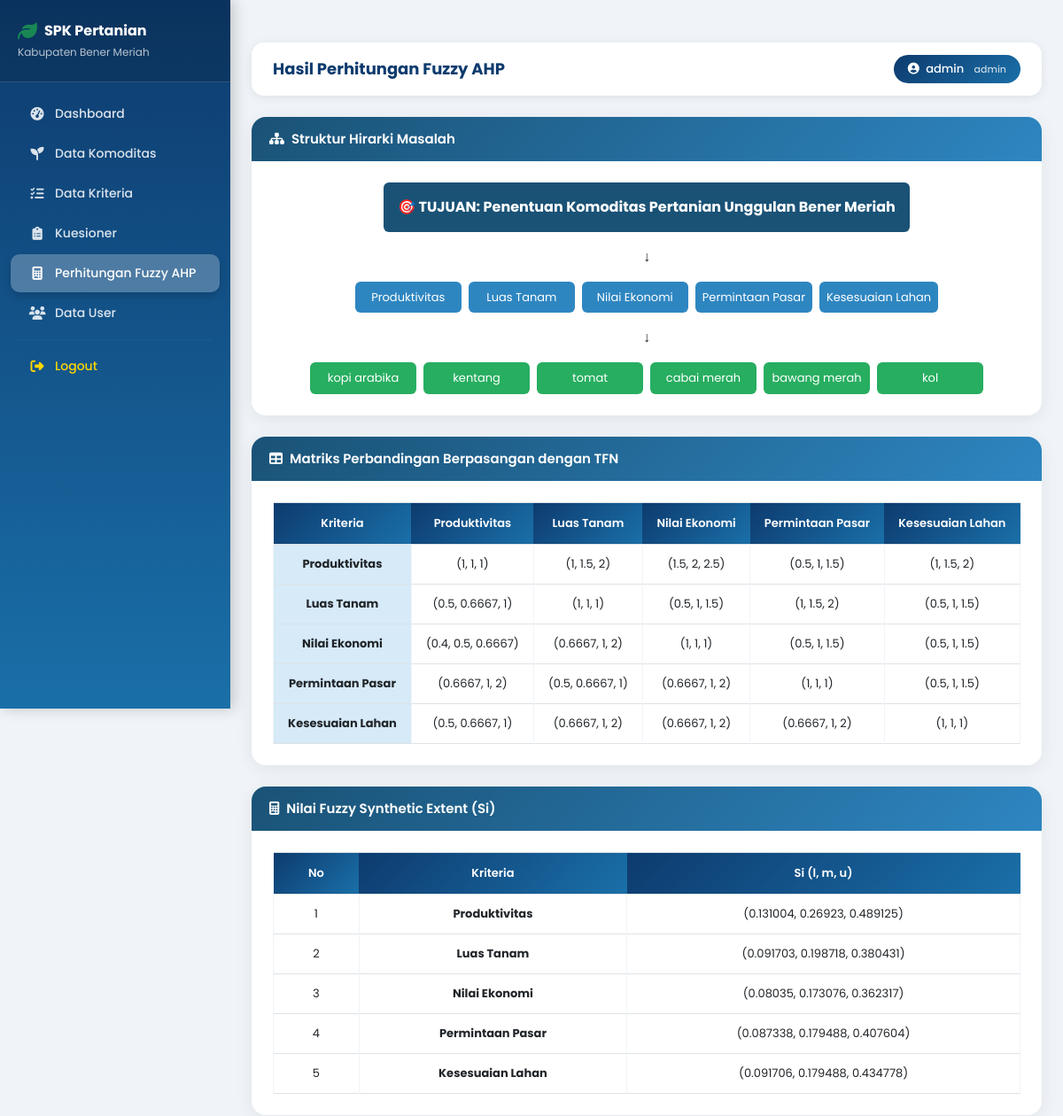
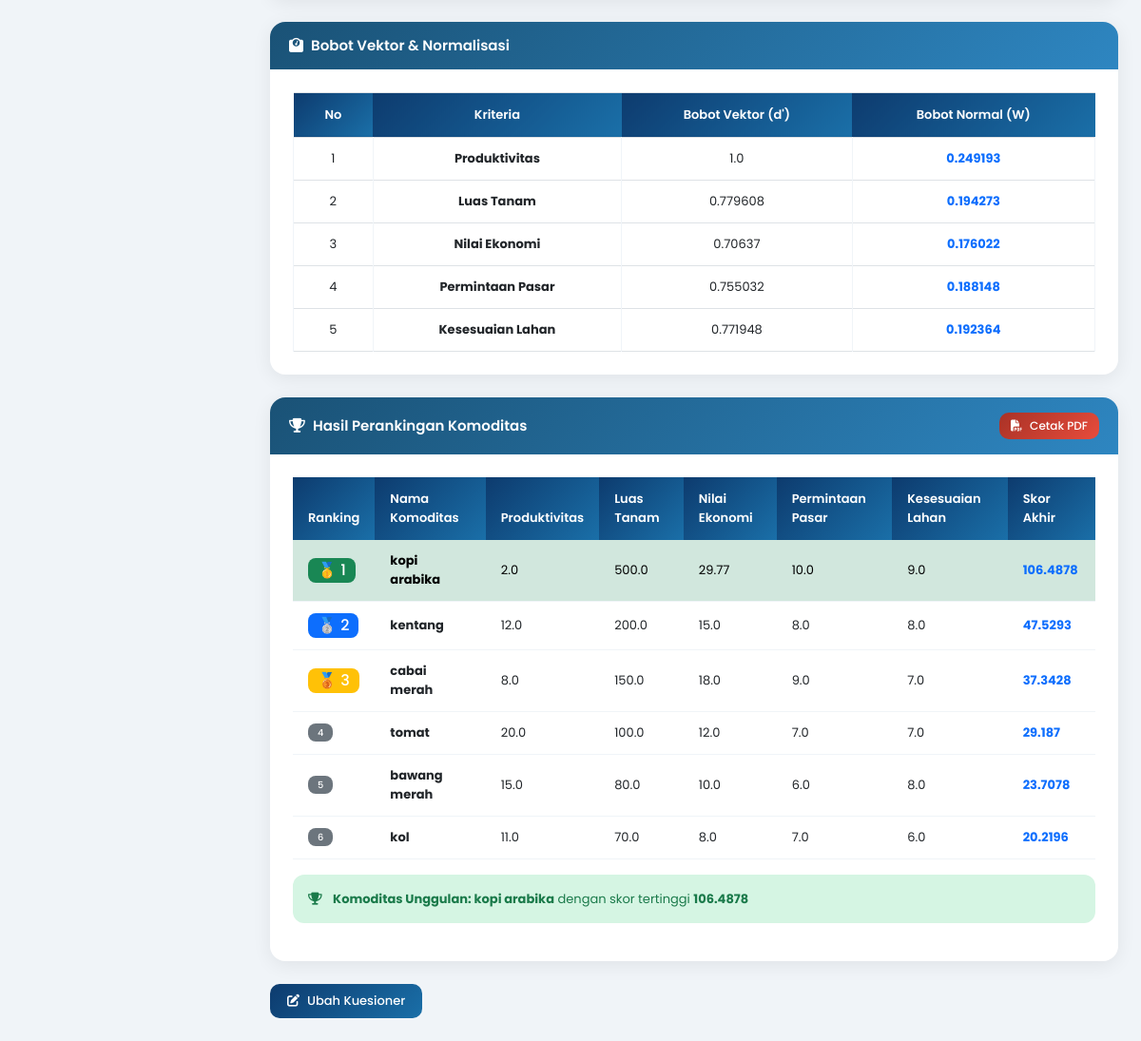
The page /perhitungan-fuzzy (signed in) on the database its author committed (2 pictures, top to bottom).
### models.py (models this page shows)
class User(UserMixin, db.Model):
    id = db.Column(db.Integer, primary_key=True)
    username = db.Column(db.String(100), unique=True, nullable=False)
    password = db.Column(db.String(200), nullable=False)
    role = db.Column(db.String(20), default='admin')

class Kriteria(db.Model):
    id = db.Column(db.Integer, primary_key=True)
    nama = db.Column(db.String(100), nullable=False)
    bobot = db.Column(db.Float, nullable=False)

class Komoditas(db.Model):
    id = db.Column(db.Integer, primary_key=True)
    nama = db.Column(db.String(100), nullable=False)
    produktivitas = db.Column(db.Float, nullable=False)
    luas_tanam = db.Column(db.Float, nullable=False)
    nilai_ekonomi = db.Column(db.Float, nullable=False)
    permintaan_pasar = db.Column(db.Float, nullable=False)
    kesesuaian_lahan = db.Column(db.Float, nullable=False)

### routes.py (the view)
@app.route('/perhitungan-fuzzy')
@login_required
def perhitungan_fuzzy():
    from fuzzy_ahp import hitung_fuzzy_ahp, hitung_skor_komoditas
    kriteria_list = Kriteria.query.all()
    komoditas_list = Komoditas.query.all()
    if not kriteria_list or not komoditas_list:
        flash('Data kriteria atau komoditas belum lengkap!', 'warning')
        return redirect(url_for('dashboard'))
    data_matriks = MatriksPerbandingan.query.all()
    if not data_matriks:
        flash('Silakan isi kuesioner terlebih dahulu!', 'warning')
        return redirect(url_for('kuesioner'))
    matriks_nilai = {}
    for m in data_matriks:
        idx_baris = next((i for i, k in enumerate(kriteria_list) if k.id == m.kriteria_baris_id), None)
        idx_kolom = next((i for i, k in enumerate(kriteria_list) if k.id == m.kriteria_kolom_id), None)
        if idx_baris is not None and idx_kolom is not None and idx_baris < idx_kolom:
            matriks_nilai[(idx_baris, idx_kolom)] = m.nilai
    hasil = hitung_fuzzy_ahp(matriks_nilai, len(kriteria_list))
    skor_komoditas = hitung_skor_komoditas(komoditas_list, hasil['bobot_normal'], kriteria_list)
    for i, k in enumerate(kriteria_list):
        k.bobot = hasil['bobot_normal'][i]
    db.session.commit()
    return render_template('perhitungan_fuzzy.html',
                           kriteria_list=kriteria_list,
                           komoditas_list=komoditas_list,
                           hasil=hasil,
                           skor_komoditas=skor_komoditas,
                           enumerate=enumerate)

### templates/perhitungan_fuzzy.html
{% extends 'base.html' %}
{% block page_title %}Hasil Perhitungan Fuzzy AHP{% endblock %}
{% block content %}
<div class="card mb-4">
    <div class="card-header" style="background: linear-gradient(135deg, #1a5276, #2e86c1);">
        <h5 class="text-white mb-0"><i class="fas fa-sitemap me-2"></i>Struktur Hirarki Masalah</h5>
    </div>
    <div class="card-body p-4 text-center">
        <div class="d-flex justify-content-center align-items-center flex-column">
            <div class="p-3 rounded text-white fw-bold mb-3" style="background:#1a5276; min-width:300px;">
                🎯 TUJUAN: Penentuan Komoditas Pertanian Unggulan Bener Meriah
            </div>
            <div class="mb-3">↓</div>
            <div class="d-flex gap-2 flex-wrap justify-content-center mb-3">
                {% for k in kriteria_list %}
                <div class="p-2 rounded text-white text-center" style="background:#2e86c1; min-width:120px; font-size:13px;">
                    {{ k.nama }}
                </div>
                {% endfor %}
            </div>
            <div class="mb-3">↓</div>
            <div class="d-flex gap-2 flex-wrap justify-content-center">
                {% for k in komoditas_list %}
                <div class="p-2 rounded text-white text-center" style="background:#27ae60; min-width:120px; font-size:13px;">
                    {{ k.nama }}
                </div>
                {% endfor %}
            </div>
        </div>
    </div>
</div>
<div class="card mb-4">
    <div class="card-header" style="background: linear-gradient(135deg, #1a5276, #2e86c1);">
        <h5 class="text-white mb-0"><i class="fas fa-table me-2"></i>Matriks Perbandingan Berpasangan dengan TFN</h5>
    </div>
    <div class="card-body p-4">
        <div class="table-responsive">
            <table class="table table-bordered text-center align-middle" style="font-size:12px;">
                <thead>
                    <tr style="background:#1a5276; color:white;">
                        <th>Kriteria</th>
                        {% for k in kriteria_list %}
                        <th>{{ k.nama }}</th>
                        {% endfor %}
                    </tr>
                </thead>
                <tbody>
                    {% for i, ki in enumerate(kriteria_list) %}
                    <tr>
                        <td class="fw-bold" style="background:#d6eaf8;">{{ ki.nama }}</td>
                        {% for j in range(kriteria_list|length) %}
                        <td>
                            ({{ hasil['matriks_tfn'][i][j][0] }},
                             {{ hasil['matriks_tfn'][i][j][1] }},
                             {{ hasil['matriks_tfn'][i][j][2] }})
                        </td>
                        {% endfor %}
                    </tr>
                    {% endfor %}
                </tbody>
            </table>
        </div>
    </div>
</div>
<div class="card mb-4">
    <div class="card-header" style="background: linear-gradient(135deg, #1a5276, #2e86c1);">
        <h5 class="text-white mb-0"><i class="fas fa-calculator me-2"></i>Nilai Fuzzy Synthetic Extent (Si)</h5>
    </div>
    <div class="card-body p-4">
        <div class="table-responsive">
            <table class="table table-bordered text-center align-middle">
                <thead>
                    <tr style="background:#1a5276; color:white;">
                        <th>No</th>
                        <th>Kriteria</th>
                        <th>Si (l, m, u)</th>
                    </tr>
                </thead>
                <tbody>
                    {% for i, k in enumerate(kriteria_list) %}
                    <tr>
                        <td>{{ i+1 }}</td>
                        <td class="fw-bold">{{ k.nama }}</td>
                        <td>({{ hasil['Si'][i][0] }}, {{ hasil['Si'][i][1] }}, {{ hasil['Si'][i][2] }})</td>
                    </tr>
                    {% endfor %}
                </tbody>
            </table>
        </div>
    </div>
</div>
<div class="card mb-4">
    <div class="card-header" style="background: linear-gradient(135deg, #1a5276, #2e86c1);">
        <h5 class="text-white mb-0"><i class="fas fa-weight me-2"></i>Bobot Vektor & Normalisasi</h5>
    </div>
    <div class="card-body p-4">
        <div class="table-responsive">
            <table class="table table-bordered text-center align-middle">
                <thead>
                    <tr style="background:#1a5276; color:white;">
                        <th>No</th>
                        <th>Kriteria</th>
                        <th>Bobot Vektor (d')</th>
                        <th>Bobot Normal (W)</th>
                    </tr>
                </thead>
                <tbody>
                    {% for i, k in enumerate(kriteria_list) %}
                    <tr>
                        <td>{{ i+1 }}</td>
                        <td class="fw-bold">{{ k.nama }}</td>
                        <td>{{ hasil['bobot_vektor'][i] }}</td>
                        <td><strong class="text-primary">{{ hasil['bobot_normal'][i] }}</strong></td>
                    </tr>
                    {% endfor %}
                </tbody>
            </table>
        </div>
    </div>
</div>
<div class="card mb-4">
    <div class="card-header d-flex justify-content-between align-items-center" style="background: linear-gradient(135deg, #1a5276, #2e86c1);">
        <h5 class="text-white mb-0"><i class="fas fa-trophy me-2"></i>Hasil Perankingan Komoditas</h5>
        <a href="{{ url_for('cetak_pdf') }}" class="btn btn-danger btn-sm">
            <i class="fas fa-file-pdf me-2"></i>Cetak PDF
        </a>
    </div>
    <div class="card-body p-4">
        <div class="table-responsive">
            <table class="table table-hover align-middle">
                <thead>
                    <tr style="background:#1a5276; color:white;">
                        <th>Ranking</th>
                        <th>Nama Komoditas</th>
                        <th>Produktivitas</th>
                        <th>Luas Tanam</th>
                        <th>Nilai Ekonomi</th>
                        <th>Permintaan Pasar</th>
                        <th>Kesesuaian Lahan</th>
                        <th>Skor Akhir</th>
                    </tr>
                </thead>
                <tbody>
                    {% for h in skor_komoditas %}
                    <tr {% if h.ranking == 1 %}class="table-success"{% endif %}>
                        <td>
                            {% if h.ranking == 1 %}
                                <span class="badge bg-success fs-6">🥇 1</span>
                            {% elif h.ranking == 2 %}
                                <span class="badge bg-primary fs-6">🥈 2</span>
                            {% elif h.ranking == 3 %}
                                <span class="badge bg-warning fs-6">🥉 3</span>
                            {% else %}
                                <span class="badge bg-secondary">{{ h.ranking }}</span>
                            {% endif %}
                        </td>
                        <td><strong>{{ h.komoditas.nama }}</strong></td>
                        <td>{{ h.komoditas.produktivitas }}</td>
                        <td>{{ h.komoditas.luas_tanam }}</td>
                        <td>{{ h.komoditas.nilai_ekonomi }}</td>
                        <td>{{ h.komoditas.permintaan_pasar }}</td>
                        <td>{{ h.komoditas.kesesuaian_lahan }}</td>
                        <td><strong class="text-primary">{{ h.skor }}</strong></td>
                    </tr>
                    {% endfor %}
                </tbody>
            </table>
        </div>
        {% if skor_komoditas %}
        <div class="alert alert-success mt-3">
            <i class="fas fa-trophy me-2"></i>
            <strong>Komoditas Unggulan: {{ skor_komoditas[0].komoditas.nama }}</strong>
            dengan skor tertinggi <strong>{{ skor_komoditas[0].skor }}</strong>
        </div>
        {% endif %}
    </div>
</div>
<div class="d-flex gap-2">
    <a href="{{ url_for('kuesioner') }}" class="btn btn-primary">
        <i class="fas fa-edit me-2"></i>Ubah Kuesioner
    </a>
</div>
{% endblock %}

### templates/base.html (shortened to what this page needs)
html<!DOCTYPE html>
<html lang="id">
<head>
    <link href="https://cdn.jsdelivr.net/npm/bootstrap@5.3.0/dist/css/bootstrap.min.css" rel="stylesheet">
    <link href="https://cdnjs.cloudflare.com/ajax/libs/font-awesome/6.4.0/css/all.min.css" rel="stylesheet">
</head>
<body>
{% if current_user.is_authenticated %}
<div class="sidebar">
    <div class="sidebar-brand">
        <div class="d-flex align-items-center gap-2 mb-1">
            <i class="fas fa-leaf text-success" style="font-size:22px;"></i>
            <h6>SPK Pertanian</h6>
        </div>
        <small>Kabupaten Bener Meriah</small>
    </div>
    <nav>
        <a href="{{ url_for('dashboard') }}" class="nav-link {% if request.endpoint == 'dashboard' %}active{% endif %}">
            <i class="fas fa-tachometer-alt"></i> Dashboard
        </a>
        <a href="{{ url_for('komoditas') }}" class="nav-link {% if request.endpoint == 'komoditas' %}active{% endif %}">
            <i class="fas fa-seedling"></i> Data Komoditas
        </a>
        <a href="{{ url_for('kriteria') }}" class="nav-link {% if request.endpoint == 'kriteria' %}active{% endif %}">
            <i class="fas fa-list-check"></i> Data Kriteria
        </a>
        <a href="{{ url_for('kuesioner') }}" class="nav-link {% if request.endpoint == 'kuesioner' %}active{% endif %}">
            <i class="fas fa-clipboard-list"></i> Kuesioner
        </a>
        <a href="{{ url_for('perhitungan_fuzzy') }}" class="nav-link {% if request.endpoint == 'perhitungan_fuzzy' %}active{% endif %}">
            <i class="fas fa-calculator"></i> Perhitungan Fuzzy AHP
        </a>
        <a href="{{ url_for('user') }}" class="nav-link {% if request.endpoint == 'user' %}active{% endif %}">
            <i class="fas fa-users"></i> Data User
        </a>
        <hr>
        <a href="{{ url_for('logout') }}" class="nav-link text-warning">
            <i class="fas fa-sign-out-alt"></i> Logout
        </a>
    </nav>
</div>
<div class="main-content">
    <div class="navbar-top">
        <h5>{% block page_title %}{% endblock %}</h5>
        <div class="user-badge">
            <i class="fas fa-user-circle me-1"></i> {{ current_user.username }}
            <span class="ms-2 opacity-75" style="font-size:11px;">{{ current_user.role }}</span>
        </div>
    </div>
    {% block content %}{% endblock %}
</div>
{% else %}
    {% block content_login %}{% endblock %}
{% endif %}
</body>
</html>

### rows shown on the page
User: username "admin", role "admin"
Kriteria: nama "Produktivitas", hasil "1" "1" "1.5" "0.5" "1", hasil "1" "1.5" "2" "1" "1.5", hasil "1" "2" "2.5" "1.5" "2", i+1 "1", hasil "0.131004", hasil "0.26923", hasil "0.489125", hasil "1.0", bobot "0.249193"
Kriteria: nama "Luas Tanam", hasil "0.5" "1" "0.5" "1" "0.5", hasil "0.6667" "1" "1" "1.5" "1", hasil "1" "1" "1.5" "2" "1.5", i+1 "2", hasil "0.091703", hasil "0.198718", hasil "0.380431", hasil "0.779608", bobot "0.194273"
Kriteria: nama "Nilai Ekonomi", hasil "0.4" "0.6667" "1" "0.5" "0.5", hasil "0.5" "1" "1" "1" "1", hasil "0.6667" "2" "1" "1.5" "1.5", i+1 "3", hasil "0.08035", hasil "0.173076", hasil "0.362317", hasil "0.70637", bobot "0.176022"
Kriteria: nama "Permintaan Pasar", hasil "0.6667" "0.5" "0.6667" "1" "0.5", hasil "1" "0.6667" "1" "1" "1", hasil "2" "1" "2" "1" "1.5", i+1 "4", hasil "0.087338", hasil "0.179488", hasil "0.407604", hasil "0.755032", bobot "0.188148"
Kriteria: nama "Kesesuaian Lahan", hasil "0.5" "0.6667" "0.6667" "0.6667" "1", hasil "0.6667" "1" "1" "1" "1", hasil "1" "2" "2" "2" "1", i+1 "5", hasil "0.091706", hasil "0.179488", hasil "0.434778", hasil "0.771948", bobot "0.192364"
Komoditas: nama "kopi arabika", komoditas.nama "kopi arabika", komoditas.produktivitas "2.0", komoditas.luas_tanam "500.0", komoditas.nilai_ekonomi "29.77", komoditas.permintaan_pasar "10.0", komoditas.kesesuaian_lahan "9.0"
Komoditas: nama "kentang", komoditas.nama "kentang", komoditas.produktivitas "12.0", komoditas.luas_tanam "200.0", komoditas.nilai_ekonomi "15.0", komoditas.permintaan_pasar "8.0", komoditas.kesesuaian_lahan "8.0"
Komoditas: nama "tomat", komoditas.nama "tomat", komoditas.produktivitas "20.0", komoditas.luas_tanam "100.0", komoditas.nilai_ekonomi "12.0", komoditas.permintaan_pasar "7.0", komoditas.kesesuaian_lahan "7.0"
Komoditas: nama "cabai merah", komoditas.nama "cabai merah", komoditas.produktivitas "8.0", komoditas.luas_tanam "150.0", komoditas.nilai_ekonomi "18.0", komoditas.permintaan_pasar "9.0", komoditas.kesesuaian_lahan "7.0"
Komoditas: nama "bawang merah", komoditas.nama "bawang merah", komoditas.produktivitas "15.0", komoditas.luas_tanam "80.0", komoditas.nilai_ekonomi "10.0", komoditas.permintaan_pasar "6.0", komoditas.kesesuaian_lahan "8.0"
Komoditas: nama "kol", komoditas.nama "kol", komoditas.produktivitas "11.0", komoditas.luas_tanam "70.0", komoditas.nilai_ekonomi "8.0", komoditas.permintaan_pasar "7.0", komoditas.kesesuaian_lahan "6.0"

### other values the page prints
{{ h.skor }} "106.4878" "47.5293" "37.3428" "29.187" "23.7078" "20.2196"
{{ h.ranking }} "4" "5" "6"
{{ skor_komoditas[0].skor }} "106.4878"
